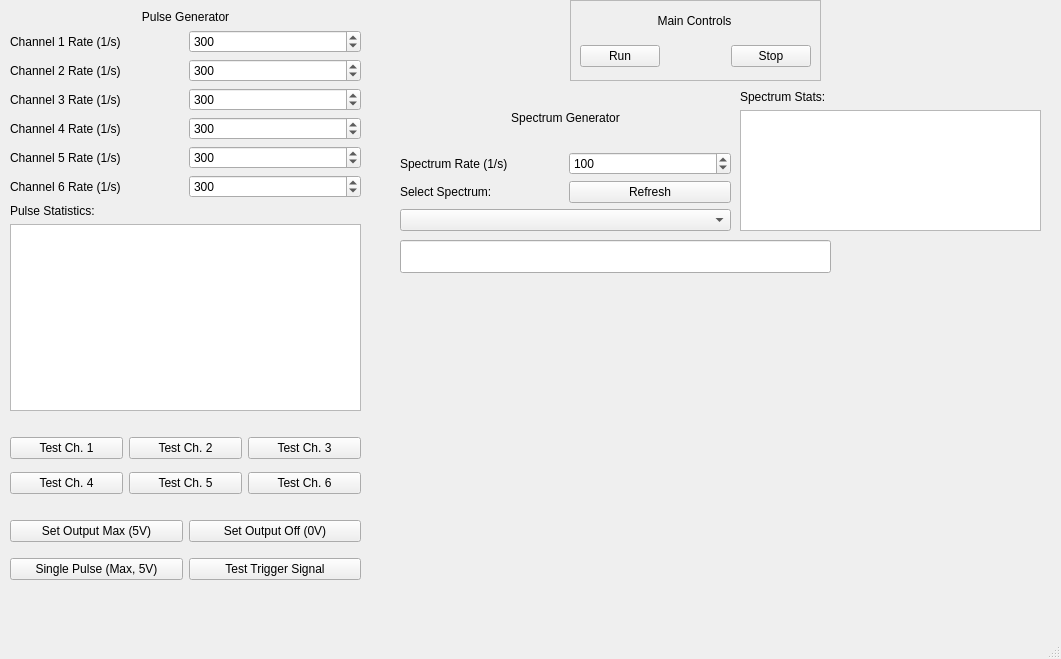
<?xml version="1.0" encoding="UTF-8"?>
<ui version="4.0">
 <class>MainWindow</class>
 <widget class="QMainWindow" name="MainWindow">
  <property name="geometry">
   <rect>
    <x>0</x>
    <y>0</y>
    <width>1061</width>
    <height>659</height>
   </rect>
  </property>
  <property name="windowTitle">
   <string>MeasureSim</string>
  </property>
  <widget class="QWidget" name="centralwidget">
   <widget class="QWidget" name="verticalLayoutWidget">
    <property name="geometry">
     <rect>
      <x>10</x>
      <y>10</y>
      <width>351</width>
      <height>401</height>
     </rect>
    </property>
    <layout class="QVBoxLayout" name="verticalLayout">
     <item>
      <widget class="QLabel" name="label_7">
       <property name="text">
        <string>Pulse Generator</string>
       </property>
       <property name="alignment">
        <set>Qt::AlignCenter</set>
       </property>
      </widget>
     </item>
     <item>
      <layout class="QGridLayout" name="gridLayout">
       <item row="0" column="1">
        <widget class="QSpinBox" name="rate1">
         <property name="sizePolicy">
          <sizepolicy hsizetype="Minimum" vsizetype="Fixed">
           <horstretch>0</horstretch>
           <verstretch>0</verstretch>
          </sizepolicy>
         </property>
         <property name="accelerated">
          <bool>true</bool>
         </property>
         <property name="maximum">
          <number>1000</number>
         </property>
         <property name="singleStep">
          <number>5</number>
         </property>
         <property name="value">
          <number>300</number>
         </property>
        </widget>
       </item>
       <item row="1" column="0">
        <widget class="QLabel" name="label_2">
         <property name="text">
          <string>Channel 2 Rate (1/s)</string>
         </property>
        </widget>
       </item>
       <item row="0" column="0">
        <widget class="QLabel" name="label">
         <property name="text">
          <string>Channel 1 Rate (1/s)</string>
         </property>
        </widget>
       </item>
       <item row="3" column="0">
        <widget class="QLabel" name="label_4">
         <property name="text">
          <string>Channel 4 Rate (1/s)</string>
         </property>
        </widget>
       </item>
       <item row="4" column="0">
        <widget class="QLabel" name="label_5">
         <property name="text">
          <string>Channel 5 Rate (1/s)</string>
         </property>
        </widget>
       </item>
       <item row="2" column="0">
        <widget class="QLabel" name="label_3">
         <property name="text">
          <string>Channel 3 Rate (1/s)</string>
         </property>
        </widget>
       </item>
       <item row="5" column="0">
        <widget class="QLabel" name="label_6">
         <property name="text">
          <string>Channel 6 Rate (1/s)</string>
         </property>
        </widget>
       </item>
       <item row="1" column="1">
        <widget class="QSpinBox" name="rate2">
         <property name="sizePolicy">
          <sizepolicy hsizetype="Minimum" vsizetype="Fixed">
           <horstretch>0</horstretch>
           <verstretch>0</verstretch>
          </sizepolicy>
         </property>
         <property name="accelerated">
          <bool>true</bool>
         </property>
         <property name="maximum">
          <number>1000</number>
         </property>
         <property name="singleStep">
          <number>5</number>
         </property>
         <property name="value">
          <number>300</number>
         </property>
        </widget>
       </item>
       <item row="2" column="1">
        <widget class="QSpinBox" name="rate3">
         <property name="sizePolicy">
          <sizepolicy hsizetype="Minimum" vsizetype="Fixed">
           <horstretch>0</horstretch>
           <verstretch>0</verstretch>
          </sizepolicy>
         </property>
         <property name="accelerated">
          <bool>true</bool>
         </property>
         <property name="maximum">
          <number>1000</number>
         </property>
         <property name="singleStep">
          <number>5</number>
         </property>
         <property name="value">
          <number>300</number>
         </property>
        </widget>
       </item>
       <item row="3" column="1">
        <widget class="QSpinBox" name="rate4">
         <property name="sizePolicy">
          <sizepolicy hsizetype="Minimum" vsizetype="Fixed">
           <horstretch>0</horstretch>
           <verstretch>0</verstretch>
          </sizepolicy>
         </property>
         <property name="accelerated">
          <bool>true</bool>
         </property>
         <property name="maximum">
          <number>1000</number>
         </property>
         <property name="singleStep">
          <number>5</number>
         </property>
         <property name="value">
          <number>300</number>
         </property>
        </widget>
       </item>
       <item row="4" column="1">
        <widget class="QSpinBox" name="rate5">
         <property name="sizePolicy">
          <sizepolicy hsizetype="Minimum" vsizetype="Fixed">
           <horstretch>0</horstretch>
           <verstretch>0</verstretch>
          </sizepolicy>
         </property>
         <property name="accelerated">
          <bool>true</bool>
         </property>
         <property name="maximum">
          <number>1000</number>
         </property>
         <property name="singleStep">
          <number>5</number>
         </property>
         <property name="value">
          <number>300</number>
         </property>
        </widget>
       </item>
       <item row="5" column="1">
        <widget class="QSpinBox" name="rate6">
         <property name="sizePolicy">
          <sizepolicy hsizetype="Minimum" vsizetype="Fixed">
           <horstretch>0</horstretch>
           <verstretch>0</verstretch>
          </sizepolicy>
         </property>
         <property name="accelerated">
          <bool>true</bool>
         </property>
         <property name="maximum">
          <number>1000</number>
         </property>
         <property name="singleStep">
          <number>5</number>
         </property>
         <property name="value">
          <number>300</number>
         </property>
        </widget>
       </item>
      </layout>
     </item>
     <item>
      <widget class="QLabel" name="label_12">
       <property name="text">
        <string>Pulse Statistics:</string>
       </property>
      </widget>
     </item>
     <item>
      <widget class="QPlainTextEdit" name="pulsestat"/>
     </item>
    </layout>
   </widget>
   <widget class="QWidget" name="verticalLayoutWidget_2">
    <property name="geometry">
     <rect>
      <x>740</x>
      <y>90</y>
      <width>301</width>
      <height>141</height>
     </rect>
    </property>
    <layout class="QVBoxLayout" name="verticalLayout_2">
     <item>
      <widget class="QLabel" name="label_9">
       <property name="text">
        <string>Spectrum Stats:</string>
       </property>
      </widget>
     </item>
     <item>
      <widget class="QPlainTextEdit" name="spectrumstat"/>
     </item>
    </layout>
   </widget>
   <widget class="QWidget" name="gridLayoutWidget_3">
    <property name="geometry">
     <rect>
      <x>10</x>
      <y>430</y>
      <width>351</width>
      <height>71</height>
     </rect>
    </property>
    <layout class="QGridLayout" name="gridLayout_3">
     <item row="0" column="0">
      <widget class="QPushButton" name="test1">
       <property name="text">
        <string>Test Ch. 1</string>
       </property>
      </widget>
     </item>
     <item row="0" column="1">
      <widget class="QPushButton" name="test2">
       <property name="text">
        <string>Test Ch. 2</string>
       </property>
      </widget>
     </item>
     <item row="1" column="0">
      <widget class="QPushButton" name="test4">
       <property name="text">
        <string>Test Ch. 4</string>
       </property>
      </widget>
     </item>
     <item row="1" column="1">
      <widget class="QPushButton" name="test5">
       <property name="text">
        <string>Test Ch. 5</string>
       </property>
      </widget>
     </item>
     <item row="1" column="2">
      <widget class="QPushButton" name="test6">
       <property name="text">
        <string>Test Ch. 6</string>
       </property>
      </widget>
     </item>
     <item row="0" column="2">
      <widget class="QPushButton" name="test3">
       <property name="text">
        <string>Test Ch. 3</string>
       </property>
      </widget>
     </item>
    </layout>
   </widget>
   <widget class="QWidget" name="gridLayoutWidget_4">
    <property name="geometry">
     <rect>
      <x>10</x>
      <y>510</y>
      <width>351</width>
      <height>80</height>
     </rect>
    </property>
    <layout class="QGridLayout" name="gridLayout_4">
     <item row="0" column="1">
      <widget class="QPushButton" name="voltageoff">
       <property name="text">
        <string>Set Output Off (0V)</string>
       </property>
      </widget>
     </item>
     <item row="0" column="0">
      <widget class="QPushButton" name="voltagemax">
       <property name="text">
        <string>Set Output Max (5V)</string>
       </property>
      </widget>
     </item>
     <item row="1" column="0">
      <widget class="QPushButton" name="spectrumpulse">
       <property name="text">
        <string>Single Pulse (Max, 5V)</string>
       </property>
      </widget>
     </item>
     <item row="1" column="1">
      <widget class="QPushButton" name="testtrigger">
       <property name="text">
        <string>Test Trigger Signal</string>
       </property>
      </widget>
     </item>
    </layout>
   </widget>
   <widget class="QWidget" name="verticalLayoutWidget_3">
    <property name="geometry">
     <rect>
      <x>400</x>
      <y>280</y>
      <width>641</width>
      <height>311</height>
     </rect>
    </property>
    <layout class="QVBoxLayout" name="plotspace"/>
   </widget>
   <widget class="QFrame" name="frame">
    <property name="geometry">
     <rect>
      <x>570</x>
      <y>0</y>
      <width>251</width>
      <height>81</height>
     </rect>
    </property>
    <property name="frameShape">
     <enum>QFrame::StyledPanel</enum>
    </property>
    <property name="frameShadow">
     <enum>QFrame::Raised</enum>
    </property>
    <widget class="QWidget" name="gridLayoutWidget_2">
     <property name="geometry">
      <rect>
       <x>10</x>
       <y>40</y>
       <width>231</width>
       <height>33</height>
      </rect>
     </property>
     <layout class="QGridLayout" name="gridLayout_2">
      <item row="0" column="0">
       <widget class="QPushButton" name="run">
        <property name="text">
         <string>Run</string>
        </property>
       </widget>
      </item>
      <item row="0" column="2">
       <widget class="QPushButton" name="stop">
        <property name="text">
         <string>Stop</string>
        </property>
       </widget>
      </item>
      <item row="0" column="1">
       <spacer name="horizontalSpacer">
        <property name="orientation">
         <enum>Qt::Horizontal</enum>
        </property>
        <property name="sizeHint" stdset="0">
         <size>
          <width>40</width>
          <height>20</height>
         </size>
        </property>
       </spacer>
      </item>
     </layout>
    </widget>
    <widget class="QLabel" name="label_13">
     <property name="geometry">
      <rect>
       <x>14</x>
       <y>10</y>
       <width>221</width>
       <height>21</height>
      </rect>
     </property>
     <property name="text">
      <string>Main Controls</string>
     </property>
     <property name="alignment">
      <set>Qt::AlignCenter</set>
     </property>
    </widget>
   </widget>
   <widget class="QWidget" name="verticalLayoutWidget_4">
    <property name="geometry">
     <rect>
      <x>400</x>
      <y>90</y>
      <width>331</width>
      <height>141</height>
     </rect>
    </property>
    <layout class="QVBoxLayout" name="verticalLayout_3">
     <item>
      <widget class="QLabel" name="label_8">
       <property name="text">
        <string>Spectrum Generator</string>
       </property>
       <property name="alignment">
        <set>Qt::AlignCenter</set>
       </property>
      </widget>
     </item>
     <item>
      <layout class="QGridLayout" name="gridLayout_5">
       <item row="0" column="0">
        <widget class="QLabel" name="label_10">
         <property name="text">
          <string>Spectrum Rate (1/s)</string>
         </property>
        </widget>
       </item>
       <item row="0" column="1">
        <widget class="QSpinBox" name="spectrumrate">
         <property name="maximum">
          <number>1000</number>
         </property>
         <property name="singleStep">
          <number>5</number>
         </property>
         <property name="value">
          <number>100</number>
         </property>
        </widget>
       </item>
       <item row="1" column="1">
        <widget class="QPushButton" name="spectrumlistrefresh">
         <property name="text">
          <string>Refresh</string>
         </property>
        </widget>
       </item>
       <item row="1" column="0">
        <widget class="QLabel" name="label_11">
         <property name="text">
          <string>Select Spectrum:</string>
         </property>
        </widget>
       </item>
      </layout>
     </item>
     <item>
      <widget class="QComboBox" name="spectrumlist"/>
     </item>
    </layout>
   </widget>
   <widget class="QLineEdit" name="spectrumline">
    <property name="geometry">
     <rect>
      <x>400</x>
      <y>240</y>
      <width>431</width>
      <height>33</height>
     </rect>
    </property>
   </widget>
   <zorder>verticalLayoutWidget</zorder>
   <zorder>verticalLayoutWidget_2</zorder>
   <zorder>gridLayoutWidget_3</zorder>
   <zorder>gridLayoutWidget_4</zorder>
   <zorder>verticalLayoutWidget_3</zorder>
   <zorder>label_8</zorder>
   <zorder>frame</zorder>
   <zorder>verticalLayoutWidget_4</zorder>
   <zorder>spectrumline</zorder>
  </widget>
  <widget class="QMenuBar" name="menubar">
   <property name="geometry">
    <rect>
     <x>0</x>
     <y>0</y>
     <width>1061</width>
     <height>27</height>
    </rect>
   </property>
  </widget>
  <widget class="QStatusBar" name="statusbar"/>
 </widget>
 <resources/>
 <connections/>
</ui>
